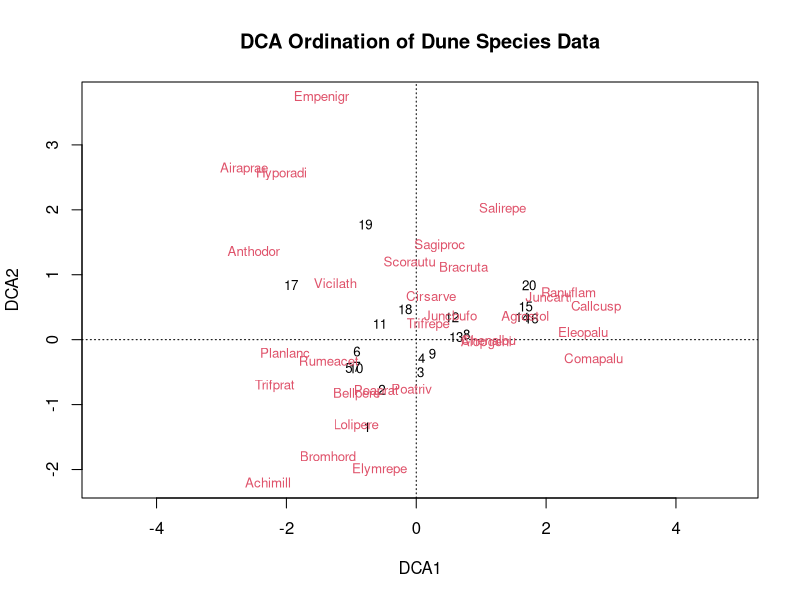

The R script that drew this image:
################################################################################
# This script demonstrates:
# 1. Loading and exploring the dune dataset.
# 2. Performing Detrended Correspondence Analysis (DCA) with decorana.
# 3. Calculating the lengths of the first four axes and determining the
#    proportion and percentage of variability explained by each.
# 4. Visualizing the DCA ordination.
################################################################################

#### BLOCK 1: Setup and Data Loading ####

# Load the vegan package (uncomment installation if needed)
#install.packages("vegan")
library(vegan)

# Load the 'dune' dataset which contains species abundance data across plots
data(dune)

# Display a summary and the first few rows of the dataset
print("Summary of the dune dataset:")
print(summary(dune))
head(dune)

# Uncomment the following line if using RStudio to view the full dataset
#View(dune)

#### BLOCK 2: Performing Detrended Correspondence Analysis (DCA) ####

# Use decorana to perform DCA on the dune dataset
dune_dca <- decorana(dune)
print("Results of Detrended Correspondence Analysis (DCA):")
print(dune_dca)

#### BLOCK 3: Calculating Axis Lengths and Variability ####

# Define the lengths of the first four DCA axes as provided by the analysis output
axis1_length <- 3.7004
axis2_length <- 3.1166
axis3_length <- 1.30055
axis4_length <- 1.47888

# Calculate the total length by summing all four axes
total_length <- axis1_length + axis2_length + axis3_length + axis4_length
print(paste("Total axis length:", total_length))

# Calculate the proportion of the total variability explained by each axis
prop_axis1 <- axis1_length / total_length
prop_axis2 <- axis2_length / total_length
prop_axis3 <- axis3_length / total_length
prop_axis4 <- axis4_length / total_length

# Convert these proportions to percentages
perc_axis1 <- prop_axis1 * 100
perc_axis2 <- prop_axis2 * 100
perc_axis3 <- prop_axis3 * 100
perc_axis4 <- prop_axis4 * 100

# Print the percentage contributions of each axis
print(paste("Axis 1 explains", round(perc_axis1, 1), "% of variability"))
print(paste("Axis 2 explains", round(perc_axis2, 1), "% of variability"))
print(paste("Axis 3 explains", round(perc_axis3, 1), "% of variability"))
print(paste("Axis 4 explains", round(perc_axis4, 1), "% of variability"))

# Calculate the total variability explained by the first two axes
total_variability_first_two <- perc_axis1 + perc_axis2
print(paste("The first two axes explain", round(total_variability_first_two, 1), "% of the total variability"))

#### BLOCK 4: Visualization ####

# Plot the DCA ordination to visualize species and plot relationships
plot(dune_dca, main = "DCA Ordination of Dune Species Data")

